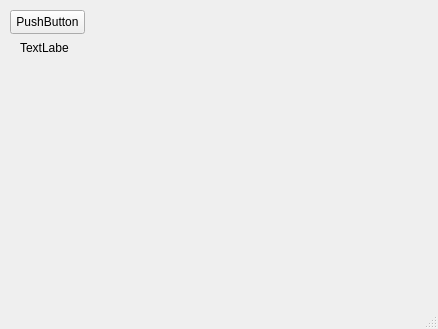
<?xml version="1.0" encoding="UTF-8"?>
<ui version="4.0">
 <class>MainWindow</class>
 <widget class="QMainWindow" name="MainWindow">
  <property name="geometry">
   <rect>
    <x>0</x>
    <y>0</y>
    <width>438</width>
    <height>329</height>
   </rect>
  </property>
  <property name="windowTitle">
   <string>MainWindow</string>
  </property>
  <widget class="QWidget" name="centralwidget">
   <widget class="QPushButton" name="pushButton">
    <property name="geometry">
     <rect>
      <x>10</x>
      <y>10</y>
      <width>75</width>
      <height>24</height>
     </rect>
    </property>
    <property name="text">
     <string>PushButton</string>
    </property>
   </widget>
   <widget class="QLabel" name="label">
    <property name="geometry">
     <rect>
      <x>20</x>
      <y>40</y>
      <width>49</width>
      <height>16</height>
     </rect>
    </property>
    <property name="text">
     <string>TextLabel</string>
    </property>
   </widget>
  </widget>
  <widget class="QMenuBar" name="menubar">
   <property name="geometry">
    <rect>
     <x>0</x>
     <y>0</y>
     <width>438</width>
     <height>22</height>
    </rect>
   </property>
  </widget>
  <widget class="QStatusBar" name="statusbar"/>
 </widget>
 <resources/>
 <connections/>
</ui>
